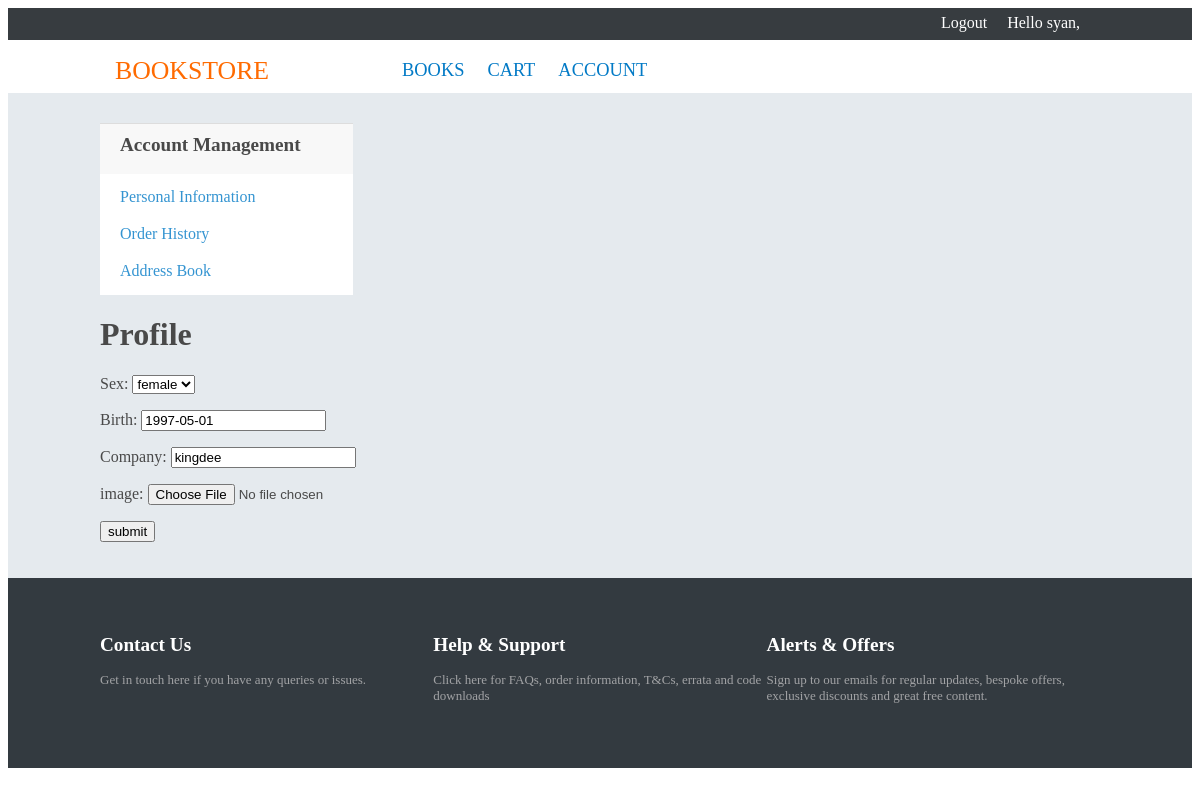
Screenshot of /accounts/profile/edit/ (signed in) with the database file from the repository.
### accounts/models.py (models this page shows, shortened)
class UserProfile(models.Model):
    SEX = (
        (1,'male'),
        (2,'female'),
    )
    user = models.OneToOneField(User,related_name='profile')
    sex = models.IntegerField(choices=SEX,default=1)
    birth = models.DateField()
    age = models.IntegerField()
    company = models.CharField(max_length=120)
    image = models.FileField(null= True, blank= True,upload_to='profile')

### accounts/views.py (the view)
class ProfileUpdateView(LoginRequiredMixin,UpdateView):
    form_class = UserProfileForm
    success_url = reverse_lazy('accounts:profile')
    template_name = 'accounts/profile/profile_form.html'
    def get_object(self, queryset=None):
        return UserProfile.objects.get(user=self.request.user)

### accounts/forms.py
class UserProfileForm(forms.ModelForm):
    image = forms.ImageField(label='image',required=False, \
                                    error_messages ={'invalid':"Image files only"},\
                                    widget=FileInput)
    class Meta:
        model = UserProfile
        widget={
            'birth': forms.DateInput(attrs={'class':'datepicker'}),
        }
        exclude = ['age','user']

### accounts/templates/accounts/profile/profile_form.html (shortened to what this page needs)
{% extends "accounts/base.html" %}
{% block content %}
<div class="account-content">
	<div class='page-header'>
		<h1>Profile</h1>
	</div>
	<div class='content-inner'>
		<form action='' method='post' enctype="multipart/form-data">
		{{ form.as_p }}
		<input type='submit' value='submit' class='submit'/>
		</form>
	</div>
</div>
{% endblock %}

### accounts/templates/accounts/base.html (shortened to what this page needs)
{% load staticfiles %}
<html>
<head>
<link rel="stylesheet" href="{% static 'css/base.css' %}?{% now " U" %}"/>
<link rel="stylesheet" href="{% static 'css/jquery-ui.css' %}?{% now " U" %}"/>
<link rel="stylesheet" href="{% static 'css/font-awesome.css' %}?{% now " U" %}"/>
</head>
<body>
	<div id='page'>
		<div id='header'>
			<div id='account-bar' class='cf'>
				<div class='container'>
					<div id='account-bar-status'>
						{% if request.user.is_authenticated %}
						<div class='account-bar-hello-user'>
							<div class='account-bar-hello'>Hello {{ request.user.username }},</div>
							<a class='logout' href="{% url 'accounts:logout' %}">Logout</a>
						</div>
						{% else %}
						<div class='account-bar-login-register'>
							<a class='login' href="{% url 'accounts:login' %}">Login</a>
							<div class='account-bar-divider'>|</div>
							<a class='Register' href="{% url 'accounts:register' %}">Register</a>
						</div>
						{% endif %}
					</div>
				</div>
			</div>
			<div id='menu-bar' class='cf'>
				<div class='container'>
					<div id='menu-links'>
						<div class='menu-item-tab'>
							<a href="/"> <span class='menu-logo'>Bookstore</span>
							</a>
						</div>
						<div class='menu-item-tab'>
							<a href="{% url 'catalog:book_list' %}"> <span
								class='menu-text'>Books</span>
							</a>
						</div>
						<div class='menu-item-tab'>
							<a href="{% url 'cart:show_cart' %}"> <span class='menu-text'>Cart</span>
							</a>
						</div>
						<div class='menu-item-tab'>
							<a href="{% url 'accounts:profile' %}"> <span
								class='menu-text'>Account</span>
							</a>
						</div>
					</div>
				</div>
			</div>
		</div>
		<div id='content' class='cf'>
			<div class='container'>
				<div id='account-left-sidebar'>
					<div id='category' class='cf'>
						<div class='heading'>Account Management</div>
						<div class='category-content'>
							<div class='cat-item'>
								<a href="{% url 'accounts:profile' %}">Personal Information</a>
							</div>
							<div class='cat-item'>
								<a href="{% url 'accounts:order_list' %}">Order History</a>
							</div>
							<div class='cat-item'>
								<a href="{% url 'accounts:address_list' %}">Address Book</a>
							</div>
						</div>
					</div>
				</div>
				<div id='account-right-content'>{% block content %} {% endblock %}</div>
			</div>
		</div>
		<div id='footer'>
			<div class='container'>
				<div class='footer-main-block'>
					<h2>Contact Us</h2>
					<p>Get in touch here if you have any queries or issues.</p>
				</div>
				<div class='footer-main-block'>
					<h2>Help & Support</h2>
					<p>Click here for FAQs, order information, T&Cs, errata and
						code downloads</p>
				</div>
				<div class='footer-main-block'>
					<h2>Alerts & Offers</h2>
					<p>Sign up to our emails for regular updates, bespoke offers,
						exclusive discounts and great free content.</p>
				</div>
			</div>
		</div>
	</div>
</body>
</html>

### static/css/base.css (style rules this page uses)
a:link, a:visited { color: #027ac6; text-decoration: none; }
a, a:active, a:hover, a:visited { color: #548ed7; cursor: pointer; text-decoration: none; }
*::after, *::before { box-sizing: border-box; }
.cf::before, .cf::after { content: " "; display: table; }
.cf::after { clear: both; }
.cf { clear: both; }
.container { margin: 0 auto; padding-left: 20px; padding-right: 20px; width: 1000px; }
body { color:#494949; }
body a { color:#494949; }
#page { background-color: #e5eaee; min-width: 1040px; overflow: hidden; width: 100%; }
#account-bar { background-color: #373c40; color: white; position: relative; width: 100%; clear: both; }
#account-bar-status { color: white; float: right; height: 32px; line-height: 30px; }
#account-bar-status * { margin: 0 10px; float: right; }
#account-bar-status a { color: white; }
#menu-bar { background-color: white; position: relative; }
#menu-links { line-height: 45px; margin: 8px auto 0; float:left; width:700px; }
.menu-item-tab { float:left; font-size:1.15em; margin-right:23px; text-transform: uppercase; color:black; }
.menu-logo { float:left; font-size: 1.4em; margin: 0 110px 0 15px; text-transform: uppercase; color:#ff6b01; }
#content { margin: 10px auto 0; width: 100%; padding: 20px 0; }
#category { position: relative; width: 253px; background-color:white; }
#category .heading { background-color: #f8f8f8; font-size: 1.2em; font-weight: bold; margin-bottom: 10px; min-height: 30px; padding: 10px 10px 10px 20px; border-top: 1px solid #dddddd; }
#category .cat-item { margin: 4px 20px 15px 20px; float: left; font-size: medium; opacity: 0.8; width: 85%; }
.logout, .login, .register { height:630px; }
#footer { background-color: #333a40; padding-bottom: 150px; padding-top: 40px; }
.footer-main-block { float: left; width: 33.33%; }
#footer h2 { color: white; font-size: 1.2em; }
#footer p { color: #a2a3a5; font-size: 13px; }

### rows the page displays
UserProfile: sex "female", birth "1997-05-01", company "kingdee"

### other values shown
{{ request.user.username }} "syan"
